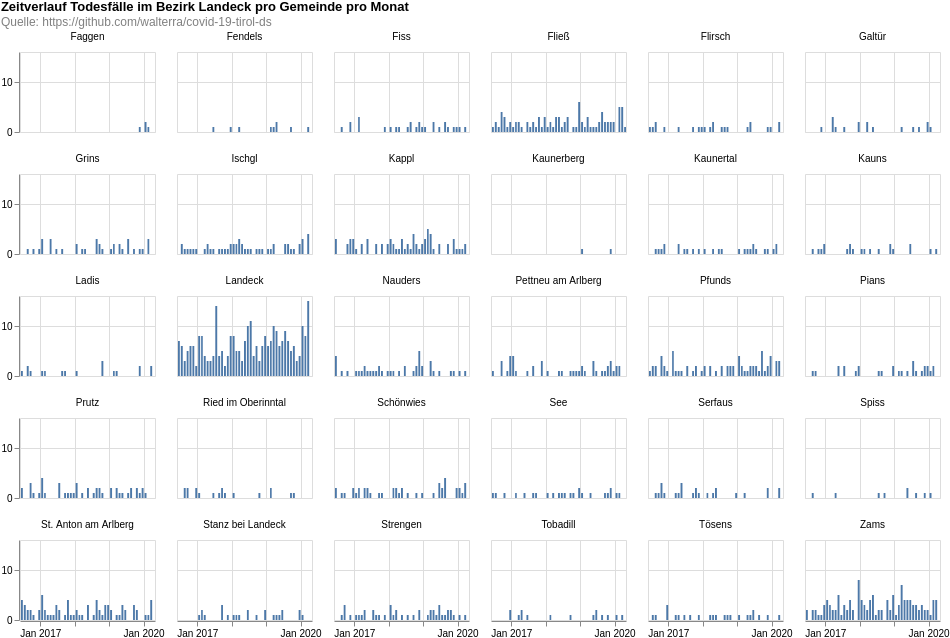

Vega-Lite specification stored for this chart:
### Vega-Lite specification from a JSON file in a GitHub repository (floating-point values rounded to 4 significant figures; data arrays with more than 128 entries replaced by an {"elided": "..."} marker saying what was removed)
{"config": {"view": {"continuousWidth": 400, "continuousHeight": 300}}, "data": {"name": "data-9dc8cd3cff7fb610ec544feb56cd0f2f"}, "facet": {"type": "nominal", "field": "municipaly", "title": null}, "spec": {"mark": "bar", "encoding": {"tooltip": [{"type": "temporal", "field": "date", "timeUnit": "yearmonth"}, {"type": "quantitative", "aggregate": "sum", "field": "count"}], "x": {"type": "temporal", "field": "date", "timeUnit": "yearmonth", "title": null}, "y": {"type": "quantitative", "aggregate": "sum", "field": "count", "title": null}}, "height": 80, "width": 135}, "columns": 6, "padding": 0, "title": {"text": ["Zeitverlauf Todesfälle im Bezirk Landeck pro Gemeinde pro Monat"], "subtitle": ["Quelle: https://github.com/walterra/covid-19-tirol-ds"], "color": "black", "subtitleColor": "gray"}, "$schema": "https://vega.github.io/schema/vega-lite/v4.0.2.json", "datasets": {"data-9dc8cd3cff7fb610ec544feb56cd0f2f": {"elided": "1296 records"}}}
